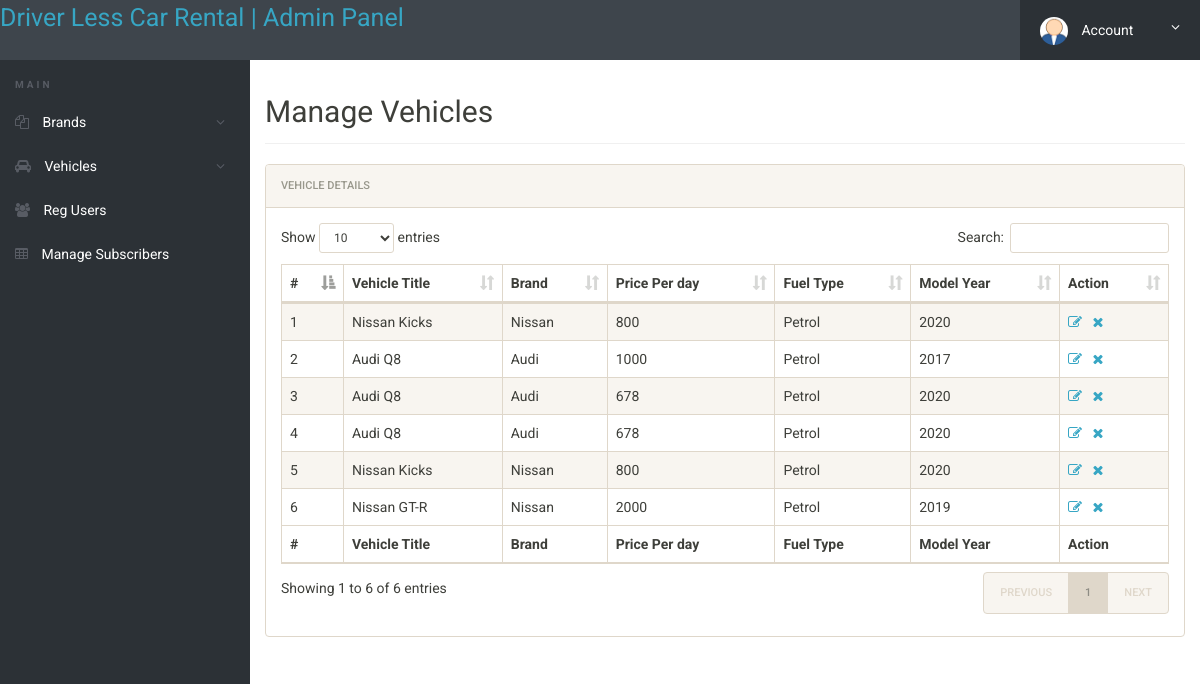
/admin/manage-vehicles.php (signed in), run on the app's committed database.
### tables this page shows
CREATE TABLE `tblvehicles` (
  `id` int(11) NOT NULL,
  `VehiclesTitle` varchar(150) DEFAULT NULL,
  `VehiclesBrand` int(11) DEFAULT NULL,
  `VehiclesOverview` longtext DEFAULT NULL,
  `PricePerDay` int(11) DEFAULT NULL,
  `FuelType` varchar(100) DEFAULT NULL,
  `ModelYear` int(6) DEFAULT NULL,
  `SeatingCapacity` int(11) DEFAULT NULL,
  `Vimage1` varchar(120) DEFAULT NULL,
  `Vimage2` varchar(120) DEFAULT NULL,
  `Vimage3` varchar(120) DEFAULT NULL,
  `Vimage4` varchar(120) DEFAULT NULL,
  `Vimage5` varchar(120) DEFAULT NULL,
  `AirConditioner` int(11) DEFAULT NULL,
  `PowerDoorLocks` int(11) DEFAULT NULL,
  `AntiLockBrakingSystem` int(11) DEFAULT NULL,
  `BrakeAssist` int(11) DEFAULT NULL,
  `PowerSteering` int(11) DEFAULT NULL,
  `DriverAirbag` int(11) DEFAULT NULL,
  `PassengerAirbag` int(11) DEFAULT NULL,
  `PowerWindows` int(11) DEFAULT NULL,
  `CDPlayer` int(11) DEFAULT NULL,
  `CentralLocking` int(11) DEFAULT NULL,
  `CrashSensor` int(11) DEFAULT NULL,
  `LeatherSeats` int(11) DEFAULT NULL,
  `RegDate` timestamp NOT NULL DEFAULT current_timestamp(),
  `UpdationDate` timestamp NULL DEFAULT NULL ON UPDATE current_timestamp()
);

CREATE TABLE `tblbrands` (
  `id` int(11) NOT NULL,
  `BrandName` varchar(120) NOT NULL,
  `CreationDate` timestamp NULL DEFAULT current_timestamp(),
  `UpdationDate` timestamp NULL DEFAULT NULL ON UPDATE current_timestamp()
);

### admin/manage-vehicles.php (the view, shortened to what this page needs)
<?php
if(strlen($_SESSION['alogin'])==0)
	{
header('location:index.php');
}
else{
 ?>
<!doctype html>
<html lang="en" class="no-js">
<head>
	<link rel="stylesheet" href="css/font-awesome.min.css">
	<link rel="stylesheet" href="css/bootstrap.min.css">
	<link rel="stylesheet" href="css/dataTables.bootstrap.min.css">
	<link rel="stylesheet" href="css/bootstrap-social.css">
	<link rel="stylesheet" href="css/bootstrap-select.css">
	<link rel="stylesheet" href="css/fileinput.min.css">
	<link rel="stylesheet" href="css/awesome-bootstrap-checkbox.css">
	<link rel="stylesheet" href="css/style.css">
</head>
<body>
	<?php include('includes/header.php');?>
	<div class="ts-main-content">
		<?php include('includes/leftbar.php');?>
		<div class="content-wrapper">
			<div class="container-fluid">
				<div class="row">
					<div class="col-md-12">
						<h2 class="page-title">Manage Vehicles</h2>
						<div class="panel panel-default">
							<div class="panel-heading">Vehicle Details</div>
							<div class="panel-body">
								<table id="zctb" class="display table table-striped table-bordered table-hover" cellspacing="0" width="100%">
									<thead>
										<tr>
										<th>#</th>
											<th>Vehicle Title</th>
											<th>Brand </th>
											<th>Price Per day</th>
											<th>Fuel Type</th>
											<th>Model Year</th>
											<th>Action</th>
										</tr>
									</thead>
									<tfoot>
										<tr>
										<th>#</th>
										<th>Vehicle Title</th>
											<th>Brand </th>
											<th>Price Per day</th>
											<th>Fuel Type</th>
											<th>Model Year</th>
											<th>Action</th>
										</tr>
									</tfoot>
									<tbody>
<?php $sql = "SELECT tblvehicles.VehiclesTitle,tblbrands.BrandName,tblvehicles.PricePerDay,tblvehicles.FuelType,tblvehicles.ModelYear,tblvehicles.id from tblvehicles join tblbrands on tblbrands.id=tblvehicles.VehiclesBrand";
$query = $dbh -> prepare($sql);
$query->execute();
$results=$query->fetchAll(PDO::FETCH_OBJ);
$cnt=1;
if($query->rowCount() > 0)
{
foreach($results as $result)
{				?>
										<tr>
											<td><?php echo htmlentities($cnt);?></td>
											<td><?php echo htmlentities($result->VehiclesTitle);?></td>
											<td><?php echo htmlentities($result->BrandName);?></td>
											<td><?php echo htmlentities($result->PricePerDay);?></td>
											<td><?php echo htmlentities($result->FuelType);?></td>
												<td><?php echo htmlentities($result->ModelYear);?></td>
		<td><a href="edit-vehicle.php?id=<?php echo $result->id;?>"><i class="fa fa-edit"></i></a>&nbsp;&nbsp;
<a href="manage-vehicles.php?del=<?php echo $result->id;?>" onclick="return confirm('Do you want to delete');"><i class="fa fa-close"></i></a></td>
										</tr>
										<?php $cnt=$cnt+1; }} ?>
									</tbody>
								</table>
							</div>
						</div>
					</div>
				</div>
			</div>
		</div>
	</div>
</body>
</html>
<?php } ?>

### admin/css/style.css (style rules this page uses)
html { font-size: 14px; }
@media only screen and (min-width: 480px) { html { font-size: 17px; } }
@media only screen and (min-width: 768px) { html { font-size: 14px; } }
body { font-size: 1em; }
a { color: #37a6c4; }
.panel { overflow: hidden; }
.page-title { padding-bottom: 15px; margin-bottom: 20px; border-bottom: 1px solid #f0f0f0; }
.ts-main-content .content-wrapper { padding-top: 15px; margin-top: 60px; }
@media only screen and (min-width: 992px) { .ts-main-content .content-wrapper { margin-left: 250px; } }

### data on the page
tblvehicles: VehiclesTitle "Nissan Kicks", tblbrands.BrandName "Nissan", PricePerDay "800", FuelType "Petrol", ModelYear "2020"
tblvehicles: VehiclesTitle "Audi Q8", tblbrands.BrandName "Audi", PricePerDay "1000", FuelType "Petrol", ModelYear "2017"
tblvehicles: VehiclesTitle "Audi Q8", tblbrands.BrandName "Audi", PricePerDay "678", FuelType "Petrol", ModelYear "2020"
tblvehicles: VehiclesTitle "Audi Q8", tblbrands.BrandName "Audi", PricePerDay "678", FuelType "Petrol", ModelYear "2020"
tblvehicles: VehiclesTitle "Nissan Kicks", tblbrands.BrandName "Nissan", PricePerDay "800", FuelType "Petrol", ModelYear "2020"
tblvehicles: VehiclesTitle "Nissan GT-R", tblbrands.BrandName "Nissan", PricePerDay "2000", FuelType "Petrol", ModelYear "2019"
